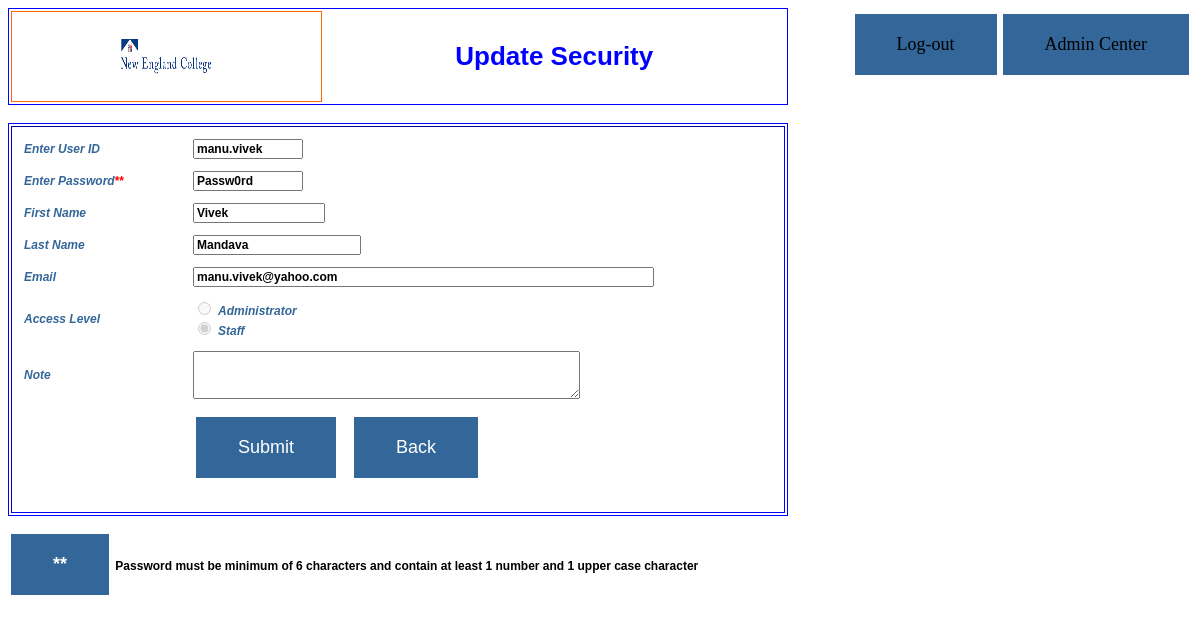
/security_input.php?action=u&id=3 (signed in), run on the app's committed database.
### tables this page shows
CREATE TABLE IF NOT EXISTS `secTab` (
  `secID` int(10) NOT NULL AUTO_INCREMENT,
  `secUser` varchar(25) NOT NULL,
  `secPass` varchar(15) NOT NULL,
  `secLevel` enum('a','s') NOT NULL,
  `secFirstName` varchar(25) NOT NULL,
  `secLastName` varchar(25) NOT NULL,
  `secEmail` varchar(25) NOT NULL,
  `secNote` text NOT NULL,
  PRIMARY KEY (`secID`),
  UNIQUE KEY `secUser` (`secUser`)
);

### security_input.php (the view, shortened to what this page needs)
<?php
include('security_staff.php');
?>
<?php
$action = $_REQUEST["action"];
if ($action == 'a') {
	$secID = null;
	$secUser = null;
	$secPass = null;
	$secLevel = null;
	$secFirstName = null;
	$secLastName = null;
	$secEmail = null;
	$secNote = null;
 } else {
		$id = $_REQUEST["id"];
	 	$query = "select * from secTab where secID = $id";
		$result = mysqli_query($conn, $query)
			or die(mysqli_error($conn));
		$row = mysqli_fetch_array($result);
		$secUser = $row['secUser'];
		$secPass = $row['secPass'];
		$secLevel = $row['secLevel'];
		$secFirstName = $row['secFirstName'];
		$secLastName = $row['secLastName'];
		$secEmail = $row['secEmail'];
		$secNote = $row['secNote'];
}
?>
<!DOCTYPE html PUBLIC "-//W3C//DTD XHTML 1.0 Transitional//EN" "http://www.w3.org/TR/xhtml1/DTD/xhtml1-transitional.dtd">
<html xmlns="http://www.w3.org/1999/xhtml">
<head>
<link href="bossStyles.css" rel="stylesheet" type="text/css" />
</head>
<body>
<table width="780" border="0" class="blueBorder">
  <tr>
    <td width="308" class="orangeBorder"><div align="center"><img src="nec-logo.png" alt="enhc" width="100" height="87" /></div></td>
    <td width="462" class="head1"><div align="center" class="blueHead">Update Security </div></td>
  </tr>
</table>
<br />
<table width="780" border="2" cellpadding="5" class="blueBorder">
  <tr>
    <td><form id="form1" name="form1" method="get" action="security_action.php" onSubmit="return VerifyForm(this)">
      <table width="644" border="0" cellpadding="5">
        <tr>
          <td width="202" class="blackForm">Enter User ID </td>
          <td width="416"><input name="secUser" type="text" class="blackMain" id="secUser" value="<?php echo $secUser;?>" size="12" maxlength="10" <?php if ($action == 'u') echo 'readonly=readonly' ;?> /></td>
        </tr>
        <tr>
          <td class="blackMain"><span class="blackForm">Enter Password</span><span class="style1">**</span> </td>
          <td><input name="secPass" type="text" class="blackMain" id="secPass" value="<?php echo $secPass;?>" size="12" maxlength="10" /></td>
        </tr>
        <tr>
          <td class="blackMain"><span class="blackForm">First Name</span></td>
          <td><input name="secFirstName" type="text" class="blackMain" id="secFirstName" value="<?php echo $secFirstName;?>" size="15" maxlength="15" /></td>
        </tr>
        <tr>
          <td class="blackMain"><span class="blackForm">Last Name</span></td>
          <td><input name="secLastName" type="text" class="blackMain" id="secLastName" value="<?php echo $secLastName;?>" size="20" maxlength="20" /></td>
        </tr>
        <tr>
          <td class="blackMain"><span class="blackForm">Email</span></td>
          <td><input name="secEmail" type="text" class="blackMain" id="secEmail" value="<?php echo $secEmail;?>" size="60" maxlength="128" /></td>
        </tr>
        <tr>
          <td class="blackForm">Access Level </td>
          <td><p>
            <label>
			<input name="secLevel" type="radio" value="a" checked="checked"
		  <?php
		  if ($secLevel == 'a') {
		  	echo ' checked="checked" ';
		 	}
		  if (($_SESSION['user']) != 'a')  {
		  	echo ' disabled ';
		 	}
		   ?>
		     />
			<span class="blackForm">Administrator</span></label>
            <br />
            <label>
			<input type="radio" name="secLevel" value="s"
		  <?php
		  if ($secLevel == 's') {
		  	echo ' checked="checked " ';
			}
		  if (($_SESSION['user']) != 'a')  {
		  	echo ' disabled ';
		 	}
			?>
			 />
              <span class="blackForm">Staff</span></label><br />
          </p></td>
        </tr>
        <tr>
          <td class="blackForm">Note</td>
          <td><textarea name="secNote" cols="50" rows="3" class="blackMain" id="sec_user_note"><?php echo $secNote;?></textarea></td>
        </tr>
        <tr>
          <td><input name="action" type="hidden" id="action" value="<?php echo $action;?>" />
?>            </td>
          <td><input name="Submit" type="submit" class="smallbutton" value="Submit" />
            <input name="Submit2" type="button" class="smallbutton" onclick="MM_goToURL('parent','<?php
if (($_SESSION['user']) == 'a') {
	echo "security_list.php";
} else {
	echo "home.html";
}
?>
');return document.MM_returnValue" value="Back" /></td>
        </tr>
      </table>
    </form></td>
  </tr>
</table>
<p class="blackMain"><span class="smallbutton">**</span> Password must be minimum of 6 characters and contain at least 1 number and 1 upper case character</p>
</body>
</html>

### security_staff.php (shortened to what this page needs)
<html>
<body>
<a style="float: right;" href="security_list.php" class="smallbutton">Admin Center</a>
<a align="right" style="float: right;" href="logout.php" class="smallbutton button3" >Log-out</a>
</body>
</html>

### bossStyles.css (style rules this page uses)
body { background-color: #ffffff; }
.orangeBorder { border: thin solid #FF6600; }
.blueBorder { border: thin solid #0000FF; }
.blueHead { font-family: Arial, Helvetica, sans-serif; font-size: 26px; font-weight: bold; color: #0000FF; }
.blackMain { font-family: Arial, Helvetica, sans-serif; font-size: 12px; font-weight: bold; color: #000000; }
.smallbutton { background-color: #336699; border: none; color: white; padding: 20px 42px; text-align: center; text-decoration: none; display: inline-block; font-size: 18px; margin: 6px 3px; cursor: pointer; }
a:link { color: #000000; text-decoration: none; }
.blackForm { font-family: Arial, Helvetica, sans-serif; font-size: 12px; font-weight: bold; color: #336699; font-style: italic; }

### data on the page
sectab: secUser "manu.vivek", secPass "Passw0rd", secFirstName "Vivek", secLastName "Mandava", secEmail "manu.vivek@yahoo.com", secLevel "☐ Administrator", secLevel "☑ Staff"
